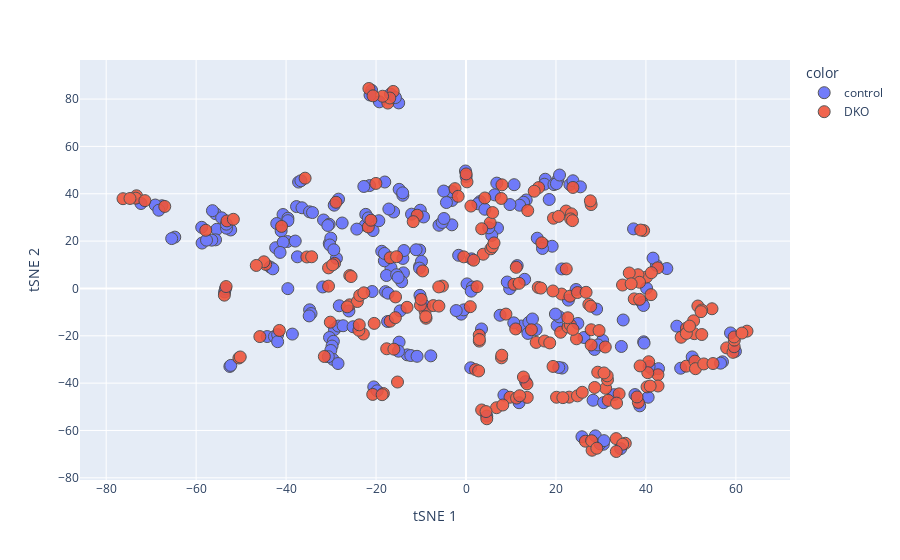

The code cell stored with this chart in its notebook:
### Code cell
PlotlytSNE(df[sig_features], df['group'], 
           'group', plot_type ='2d')

### Figure 1 — Plotly figure (JSON) as saved in the notebook; plotly's stock layout.template omitted (floating-point values rounded to 4 significant figures; data arrays with more than 128 entries replaced by an {"elided": "..."} marker saying what was removed)
{"data": [{"hovertemplate": "color=control<br>tSNE 1=%{x}<br>tSNE 2=%{y}<extra></extra>", "legendgroup": "control", "marker": {"color": "#636efa", "line": {"width": 1}, "size": 12, "symbol": "circle"}, "mode": "markers", "name": "control", "opacity": 0.9, "orientation": "v", "showlegend": true, "type": "scatter", "x": {"elided": "238 float values"}, "xaxis": "x", "y": {"elided": "238 float values"}, "yaxis": "y"}, {"hovertemplate": "color=DKO<br>tSNE 1=%{x}<br>tSNE 2=%{y}<extra></extra>", "legendgroup": "DKO", "marker": {"color": "#EF553B", "line": {"width": 1}, "size": 12, "symbol": "circle"}, "mode": "markers", "name": "DKO", "opacity": 0.9, "orientation": "v", "showlegend": true, "type": "scatter", "x": {"elided": "221 float values"}, "xaxis": "x", "y": {"elided": "221 float values"}, "yaxis": "y"}], "layout": {"legend": {"title": {"text": "color"}, "tracegroupgap": 0}, "margin": {"t": 60}, "xaxis": {"anchor": "y", "domain": [0, 1], "title": {"text": "tSNE 1"}}, "yaxis": {"anchor": "x", "domain": [0, 1], "title": {"text": "tSNE 2"}}}}
